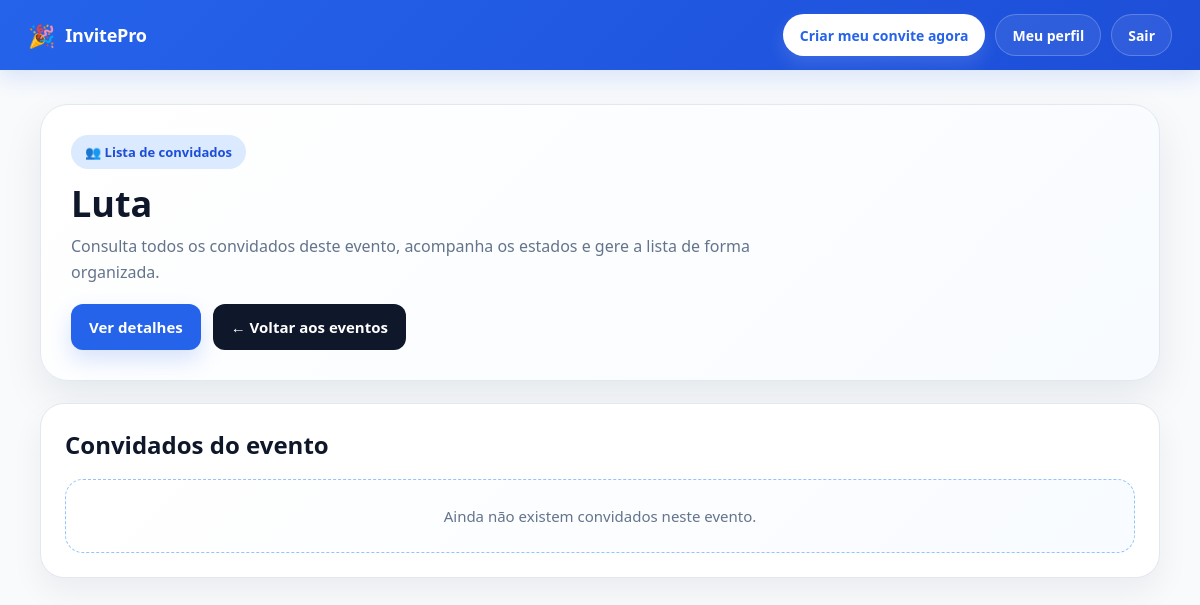
Page /event/19/guests/ (signed in) on the earlier database version.
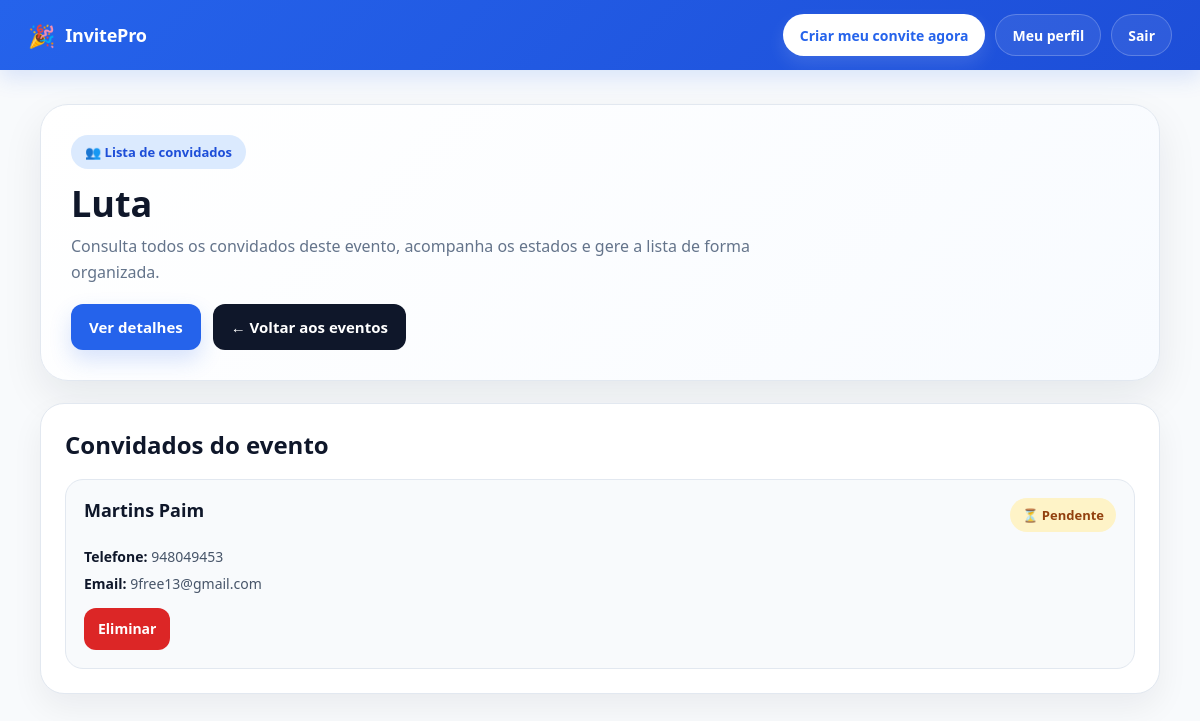
Same page on the later database version.
### guests/models.py (models this page shows, shortened)
class Guest(models.Model):
    STATUS_CHOICES = [
        ('pendente', 'Pendente'),
        ('confirmado', 'Confirmado'),
        ('recusado', 'Recusado'),
    ]
    event = models.ForeignKey(Event, on_delete=models.CASCADE)
    full_name = models.CharField(max_length=200)
    phone = models.CharField(max_length=20)
    email = models.EmailField(blank=True)
    status = models.CharField(max_length=20, choices=STATUS_CHOICES, default='pendente')
    token = models.UUIDField(default=uuid.uuid4, editable=False, unique=True)

### events/views.py (the view)
# urls.py: path('<int:event_id>/guests/', views.event_guests, name='event_guests'),
def event_guests(request, event_id):
    event = get_object_or_404(Event, id=event_id)
    if not request.user.is_authenticated:
        messages.error(request, "Precisas de iniciar sessão.")
        return redirect('login')
    if event.owner != request.user:
        messages.error(request, "Não tens permissão para ver os convidados deste evento.")
        return redirect('event_list')
    guests = Guest.objects.filter(event=event).order_by('-id')
    context = {
        'event': event,
        'guests': guests,
    }
    return render(request, 'events/event_guests.html', context)

### events/templates/events/event_guests.html (shortened to what this page needs)
{% extends "base.html" %}
{% block content %}
<div class="guests-wrapper">
    <div class="hero-card">
        <div class="hero-top">
            <div>
                <div class="hero-badge">👥 Lista de convidados</div>
                <h1 class="hero-title">{{ event.name }}</h1>
                <p class="hero-subtitle">
                    Consulta todos os convidados deste evento, acompanha os estados e gere a lista de forma organizada.
                </p>
            </div>
            <div class="hero-actions">
                <a href="{% url 'event_detail' event.id %}" class="hero-btn primary">Ver detalhes</a>
                <a href="{% url 'event_list' %}" class="hero-btn secondary">← Voltar aos eventos</a>
            </div>
        </div>
    </div>
    <div class="guests-card">
        <h2 class="section-title">Convidados do evento</h2>
        {% if guests %}
            <ul class="guest-list">
                {% for guest in guests %}
                    <li class="guest-item">
                        <div class="guest-top">
                            <div class="guest-name">{{ guest.full_name }}</div>
                            {% if guest.status == 'confirmado' %}
                                <div class="status confirmado">✅ Confirmado</div>
                            {% elif guest.status == 'recusado' %}
                                <div class="status recusado">🚫 Recusado</div>
                            {% else %}
                                <div class="status pendente">⏳ Pendente</div>
                            {% endif %}
                        </div>
                        <div class="guest-meta">
                            <div class="guest-meta-item"><strong>Telefone:</strong> {{ guest.phone|default:"Não informado" }}</div>
                            <div class="guest-meta-item"><strong>Email:</strong> {{ guest.email|default:"Não informado" }}</div>
                        </div>
                        <div class="guest-buttons">
                            <a href="{% url 'delete_guest' guest.id %}"
                               class="guest-btn danger"
                               onclick="return confirm('Tens a certeza que queres eliminar este convidado?');">
                                Eliminar
                            </a>
                        </div>
                    </li>
                {% endfor %}
            </ul>
        {% else %}
            <div class="empty-box">
                Ainda não existem convidados neste evento.
            </div>
        {% endif %}
    </div>
</div>
{% endblock %}

Differences in the rows shown:
added Guest: full_name "Martins Paim", status "⏳ Pendente", phone "948049453", email "9free13@gmail.com"
Other differences:
text no longer shown: "Ainda não existem convidados neste evento."
